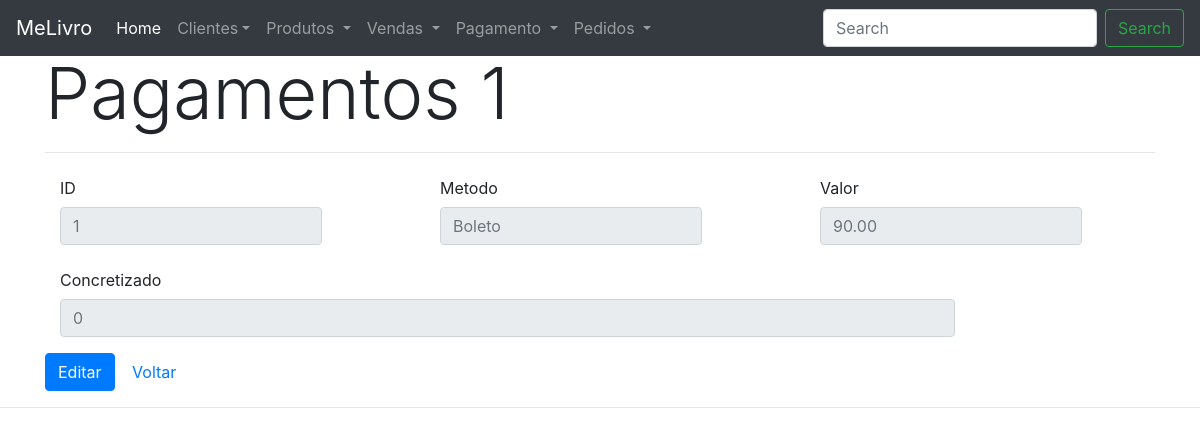
The app's page /CRUD/melivro/pagamento/view.php?id=1 with its own data.
### tables this page shows
CREATE TABLE IF NOT EXISTS PAGAMENTO(
    CODPAG INT NOT NULL,
    METODO_PAG VARCHAR(30) NOT NULL,
    VALOR DECIMAL(10,2) NOT NULL,
    CONCRETIZADO TINYINT(1) NOT NULL,  
    PRIMARY KEY(CODPAG)
);

### CRUD/melivro/pagamento/functionsPag.php (called while the page is built, shortened)
<?php
function viewPagamentos($id = null){
	$pagamento = findPagamentos('pagamentos',$id);
}
function findPagamentos($table = null, $id = null){
  	$database = open_database();
	  $found = null;
  	if($table == 'pagamento'){
    	try{
    		$sql = "SELECT * FROM pagamento" ;
    		$result = $database->query($sql);
	    	if ($result->num_rows > 0) {
        		$found = $result->fetch_all(MYSQLI_ASSOC);
    	  	}
    	}catch (Exception $e) {
     		 $_SESSION['message'] = $e->GetMessage();
      		 $_SESSION['type'] = 'danger';
    	}
   }else{
     	try {
       	    if ($id) {
              $sql = "SELECT * FROM pagamento WHERE pagamento.CODPAG = " . $id;
              $result = $database->query($sql);
    	    	if ($result->num_rows > 0) {
        	   		$found = $result->fetch_assoc();
        		}
      		} else {
        	$sql = "SELECT * FROM pagamento WHERE pagamento.CODPAG = " . $id;
        	$result = $database->query($sql);
        	if ($result->num_rows > 0) {
          	$found = $result->fetch_all(MYSQLI_ASSOC);
        	}
     	 }
       }catch (Exception $e) {
      	 $_SESSION['message'] = $e->GetMessage();
     	 $_SESSION['type'] = 'danger';
     }
  }
  return $found;
}
?>

### CRUD/melivro/pagamento/view.php (the view, shortened to what this page needs)
<?php
	require_once('functionsPag.php');
	viewPagamentos($_GET['id']);
?>
<h2 class="display-3">Pagamentos <?php echo $pagamento['CODPAG']; ?></h2>
<hr>
<form>
  <div class="form-group row">
	<div class="col">
		<label for="staticEmail" class="col-sm-2 col-form-label">ID</label>
		<div class="col-sm-10">
			<input class="form-control" type="text" placeholder="<?php echo $pagamento['CODPAG']; ?>" readonly>
		</div>
	</div>
	<div class="col">
		<label for="staticpass" class="col-sm-2 col-form-label">Metodo</label>
		<div class="col-sm-10">
			<input class="form-control" type="text" placeholder="<?php echo $pagamento['METODO_PAG']; ?>" readonly>
		</div>
	</div>
	<div class="col">
		<label for="staticEmail" class="col-sm-2 col-form-label">Valor</label>
		<div class="col-sm-10">
				<input class="form-control" type="text" placeholder="<?php echo $pagamento['VALOR']; ?>"readonly>
		</div>
	</div>
  </div>
  <div class="form-group row">
	<div class="col">
		<label for="staticpass" class="col-sm-2 col-form-label">Concretizado</label>
		<div class="col-sm-10">
			<input class="form-control" type="text" placeholder="<?php echo $pagamento['CONCRETIZADO']; ?>" readonly>
		</div>
	</div>
  </div>
</form>
<div id="actions" class="row">
	<div class="col-md-12">
	  <a href="edit.php?id=<?php echo $pagamento['CODPAG']; ?>" class="btn btn-primary">Editar</a>
	  <a href="index.php" class="btn btn-default">Voltar</a>
	</div>
</div>

### CRUD/melivro/inc/header.php (style rules this page uses)
body { padding-top: 50px; padding-bottom: 20px; }

### records on screen
pagamento: CODPAG "1", METODO_PAG "Boleto", VALOR "90.00", CONCRETIZADO "0"
